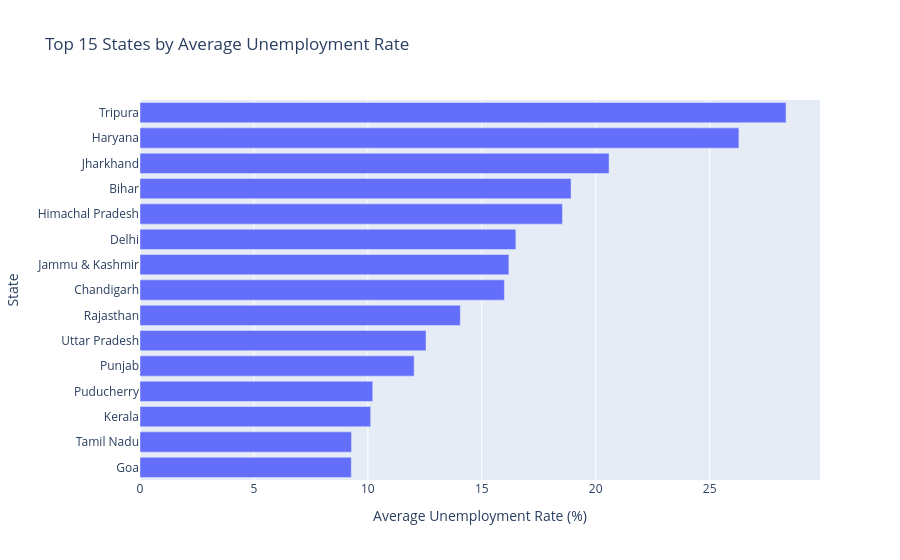

This figure's notebook cell:
### Markdown cell above
### Top 15 States

To make the comparison easier to read, we focus on the 15 states with the highest average unemployment rates.

### Code cell
state_avg = df.groupby("State")["Unemployment_Rate"].mean()
state_avg = state_avg.sort_values().tail(15)

fig = px.bar(
    state_avg,
    x=state_avg.values,
    y=state_avg.index,
    orientation="h",
    title="Top 15 States by Average Unemployment Rate",
    labels={"x": "Average Unemployment Rate (%)", "y": "State"}
)

fig.show()

### Figure 1 — Plotly figure (JSON) as saved in the notebook; plotly's stock layout.template omitted (floating-point values rounded to 4 significant figures)
{"data": [{"hovertemplate": "Average Unemployment Rate (%)=%{x}<br>State=%{y}<extra></extra>", "legendgroup": "", "marker": {"color": "#636efa", "pattern": {"shape": ""}}, "name": "", "orientation": "h", "showlegend": false, "textposition": "auto", "type": "bar", "x": [9.274, 9.284, 10.12, 10.22, 12.03, 12.55, 14.06, 15.99, 16.19, 16.5, 18.54, 18.92, 20.59, 26.28, 28.35], "xaxis": "x", "y": ["Goa", "Tamil Nadu", "Kerala", "Puducherry", "Punjab", "Uttar Pradesh", "Rajasthan", "Chandigarh", "Jammu & Kashmir", "Delhi", "Himachal Pradesh", "Bihar", "Jharkhand", "Haryana", "Tripura"], "yaxis": "y"}], "layout": {"barmode": "relative", "legend": {"tracegroupgap": 0}, "title": {"text": "Top 15 States by Average Unemployment Rate"}, "xaxis": {"anchor": "y", "domain": [0, 1], "title": {"text": "Average Unemployment Rate (%)"}}, "yaxis": {"anchor": "x", "domain": [0, 1], "title": {"text": "State"}}}}
